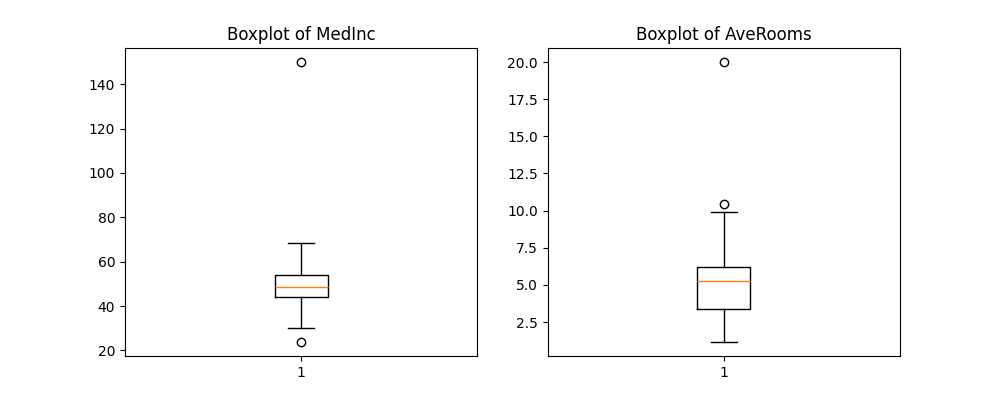

Here is the Python script that generated this plot:
import pandas as pd
import numpy as np
import matplotlib.pyplot as plt
from sklearn.linear_model import LinearRegression
from sklearn.preprocessing import StandardScaler
from sklearn.model_selection import train_test_split
from sklearn.metrics import r2_score

# Create example dataset
np.random.seed(42)
size = 100
data = {
    'MedInc': np.random.normal(50, 10, size),
    'AveRooms': np.random.normal(5, 2, size),  # average rooms per household
    'OtherFeat1': np.random.uniform(10, 100, size),
}
df = pd.DataFrame(data)
df['House_Price'] = 5 * df['MedInc'] + 2 * df['AveRooms'] + 0.5 * df['OtherFeat1'] + np.random.normal(0, 20, size)

# Add extreme outliers manually
df.loc[0, 'MedInc'] = 150   # extreme high outlier in MedInc
df.loc[1, 'AveRooms'] = 20  # extreme high outlier in AveRooms

# 1. Plot boxplots to identify outliers
plt.figure(figsize=(10,4))

plt.subplot(1,2,1)
plt.boxplot(df['MedInc'])
plt.title('Boxplot of MedInc')
plt.subplot(1,2,2)
plt.boxplot(df['AveRooms'])
plt.title('Boxplot of AveRooms')
plt.savefig("Outlier")

# Function to remove outliers based on 1.5*IQR rule
def remove_outliers_iqr(df, column):
    Q1 = df[column].quantile(0.25)
    Q3 = df[column].quantile(0.75)
    IQR = Q3 - Q1
    lower_bound = Q1 - 1.5 * IQR
    upper_bound = Q3 + 1.5 * IQR
    return df[(df[column] >= lower_bound) & (df[column] <= upper_bound)]

# Remove outliers from both features
df_clean = remove_outliers_iqr(df, 'MedInc')
df_clean = remove_outliers_iqr(df_clean, 'AveRooms')

print(f"Original dataset size: {len(df)}")
print(f"Dataset size after outlier removal: {len(df_clean)}")

# Split original data
X_orig = df.drop(columns='House_Price')
y_orig = df['House_Price']
X_train_o, X_test_o, y_train_o, y_test_o = train_test_split(X_orig, y_orig, test_size=0.2, random_state=42)

# Scale original
scaler_o = StandardScaler()
X_train_o_scaled = scaler_o.fit_transform(X_train_o)
X_test_o_scaled = scaler_o.transform(X_test_o)

# Train & evaluate on original
lr = LinearRegression()
lr.fit(X_train_o_scaled, y_train_o)
y_pred_o = lr.predict(X_test_o_scaled)
r2_orig = r2_score(y_test_o, y_pred_o)

# Split cleaned data
X_clean = df_clean.drop(columns='House_Price')
y_clean = df_clean['House_Price']
X_train_c, X_test_c, y_train_c, y_test_c = train_test_split(X_clean, y_clean, test_size=0.2, random_state=42)

# Scale cleaned
scaler_c = StandardScaler()
X_train_c_scaled = scaler_c.fit_transform(X_train_c)
X_test_c_scaled = scaler_c.transform(X_test_c)

# Train & evaluate on cleaned data
lr_clean = LinearRegression()
lr_clean.fit(X_train_c_scaled, y_train_c)
y_pred_c = lr_clean.predict(X_test_c_scaled)
r2_clean = r2_score(y_test_c, y_pred_c)

print(f"\nR2 score before outlier removal: {r2_orig:.3f}")
print(f"R2 score after outlier removal: {r2_clean:.3f}")
